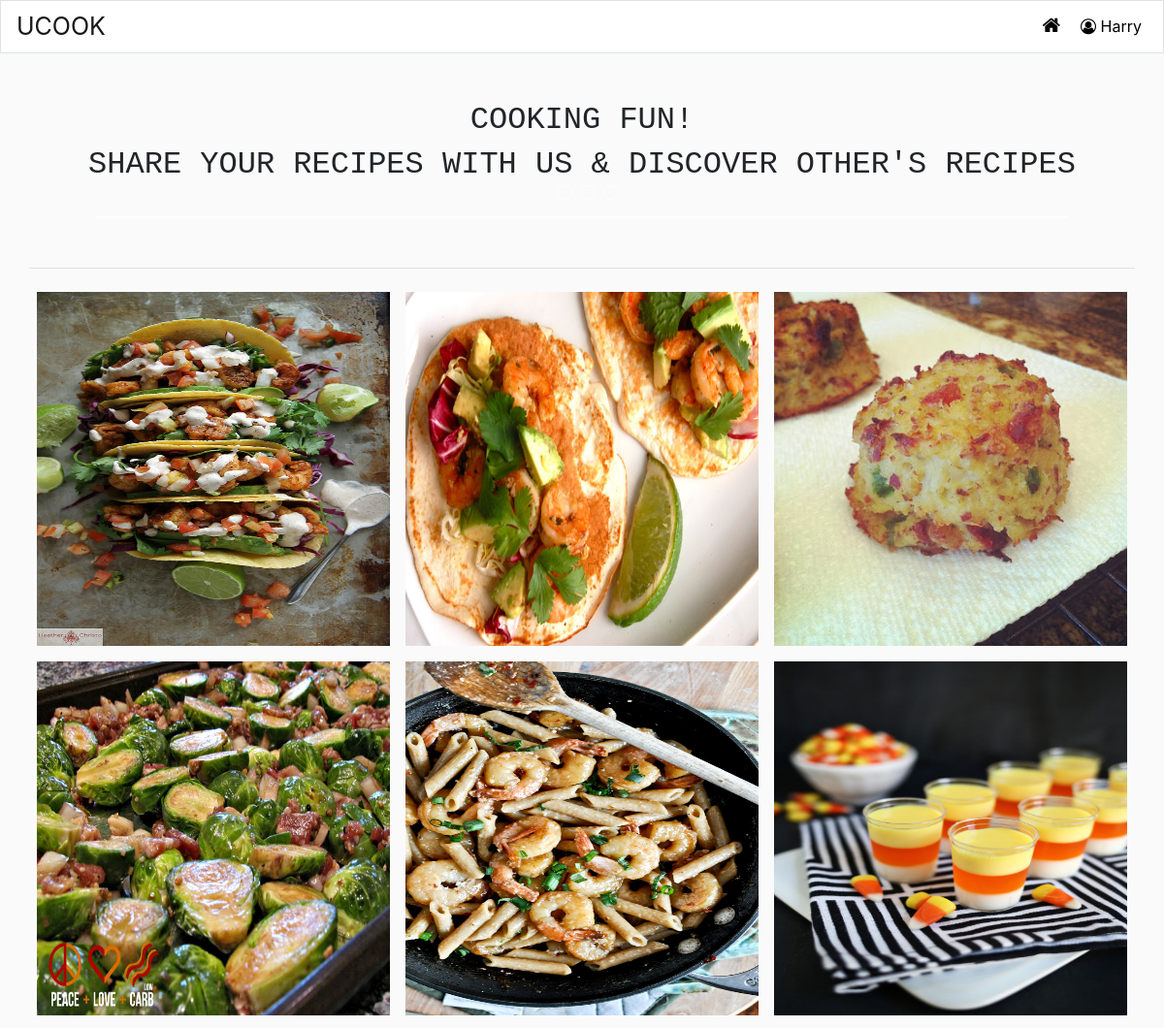
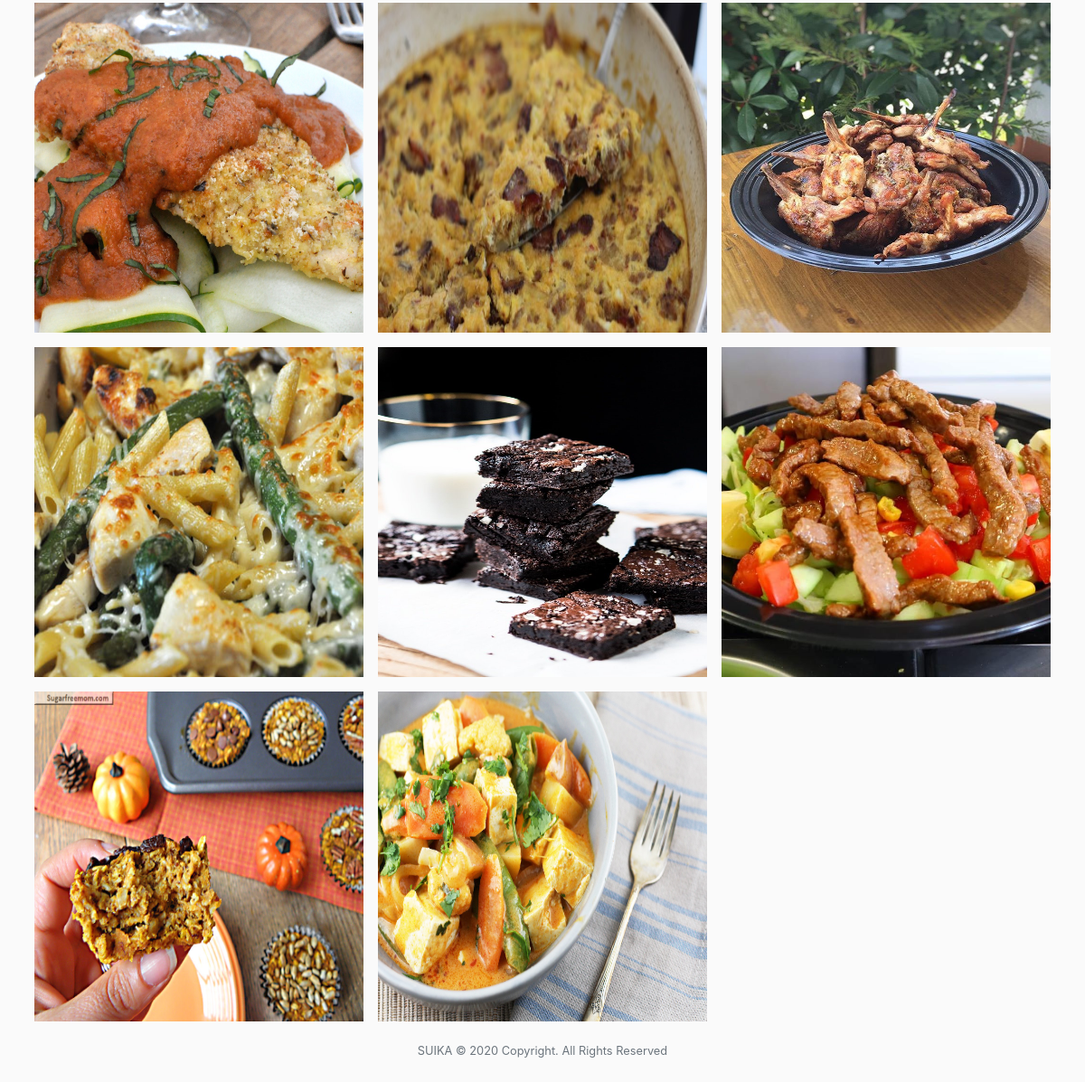
/ (signed in), run on the app's committed database (2 pictures, top to bottom).
### tables this page shows
CREATE TABLE recipes (
id INTEGER NOT NULL,
user_id INTEGER NOT NULL,
title TEXT,
story TEXT,
serving TEXT,
cook_time TEXT,
ingredients TEXT,
steps TEXT,
image TEXT,
PRIMARY KEY(id),
FOREIGN KEY(user_id) REFERENCES users(id)
);

### app.py (the view)
@app.route("/")
def index():
    row = db.execute("SELECT * FROM recipes")
    return render_template("home.html", row=row)

### app.py (called while the page is built)
@app.after_request
def after_request(response):
    response.headers["Cache-Control"] = "no-cache, no-store, must-revalidate"
    response.headers["Expires"] = 0
    response.headers["Pragma"] = "no-cache"
    return response

### templates/home.html (shortened to what this page needs)
{% extends "layout.html" %}
{% block main %}
    <div class="row center">
        <div class="header">
            <h2>COOKING FUN!</h2>
            <h2>SHARE YOUR RECIPES WITH US & DISCOVER OTHER'S RECIPES</h2>
        </div>
    </div>
    <div class="row center">
        <div class="slideshow-container">
            <div class="dots" style="text-align:center">
                <span class="dot"></span>
                <span class="dot"></span>
                <span class="dot"></span>
            </div>
        </div>
        <br>
    </div>
    <hr>
    <div class="row">
        <div class="recipe-gallery">
            {% for resp in row %}
                <div class="item">
                    <div class="inner">
                        <img src="{{resp["image"]}}" alt="recipe-img" >
                    </div>
                </div>
            {% endfor %}
    </div>
    </div>
{% endblock %}

### static/styles.css (style rules this page uses)
img { max-width: 100%; }
body { background-color:#fafafa; justify-content: center; }
.inner img { height: 365px; }
.recipe-gallery { flex: 0 0 100%; max-width: 100%; display: flex; flex-wrap: wrap; }
.recipe-gallery .item { flex: 0 0 33.33%; max-width: 33.33%; padding: 8px; position: relative; }
.recipe-gallery .item .inner { position: relative; }
.recipe-gallery .item img { width: 100%; display: block; }
img, video { max-width: 100%; height: auto; }
.row { margin:0; }
.slideshow-container { width: 1000px; position: relative; margin: auto; margin-top: 25px; border: 1px solid #ffffff; margin-bottom: 35px; }
.dots { position: absolute; bottom: 12px; right: 50%; margin-right: -39px; }
.dot { height: 15px; width: 15px; margin: 0 2px; background-color: rgba(var(225,225,225),.3); border-radius: 50%; border: 1px solid #fff; display: inline-block; transition: background-color 0.5s ease; }
.center { justify-content: center; }
.header { text-align: center; margin-top: 50px; }
.header h2 { font-family: monospace; }

### data on the page
recipes: shows a picture
recipes: shows a picture
recipes: shows a picture
recipes: shows a picture
recipes: shows a picture
recipes: shows a picture
recipes: shows a picture
recipes: shows a picture
recipes: shows a picture

### other printed values
{{ session.username }} "Harry"
